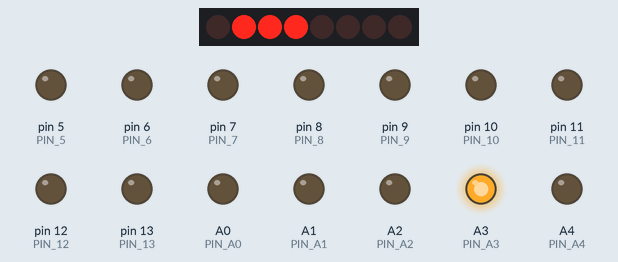
A program run on a simulated Arduino Nano, built with avr-gcc and run on an emulated ATmega328P. Parts: 8 shift-register outputs drawn as a row of LEDs (first output left, lit = HIGH), output pins drawn as LEDs (lit = HIGH). Wiring (inferred from the names in the program): shift register (74HC595): data pin 2; shift clock pin 4; latch pin 3. Wiring (inferred from the signals the program sends): row of LEDs: on Q0, Q1, Q2, Q3, Q4, Q5, Q6, Q7. Pins used as bus, display or sensor lines are not drawn.

Above: at 0.5 s.
At 1.5 s:
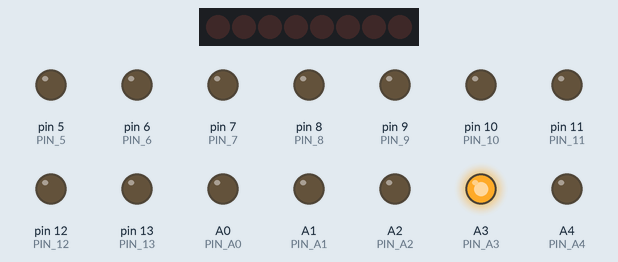
Timing chart, 0 to 3.0 s (numbered marks = the images above):
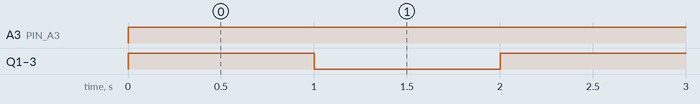

The program:

main.cpp
```cpp
#include <Arduino.h>


#define PIN_5 5
#define PIN_6 6
#define PIN_7 7
#define PIN_8 8
#define PIN_9 9
#define PIN_10 10
#define PIN_11 11
#define PIN_12 12
#define PIN_13 13

#define PIN_A0 A0
#define PIN_A1 A1
#define PIN_A2 A2
#define PIN_A3 A3
#define PIN_A4 A4
#define PIN_A5 A5
#define PIN_A6 A6
#define PIN_A7 A7

const int dataPin = 2;   // ds
const int latchPin = 3;  // stcp
const int clockPin = 4;  // shcp

void setup() {

    pinMode(PIN_5, OUTPUT);
    pinMode(PIN_6, OUTPUT);
    pinMode(PIN_7, OUTPUT);
    pinMode(PIN_8, OUTPUT);
    pinMode(PIN_9, OUTPUT);
    pinMode(PIN_10, OUTPUT);
    pinMode(PIN_11, OUTPUT);
    pinMode(PIN_12, OUTPUT);
    pinMode(PIN_13, OUTPUT);

    // Инициализация аналоговых пинов как цифровых
    pinMode(PIN_A0, OUTPUT);
    pinMode(PIN_A1, OUTPUT);
    pinMode(PIN_A2, OUTPUT);
    pinMode(PIN_A3, OUTPUT);
    pinMode(PIN_A4, OUTPUT);
    pinMode(PIN_A5, OUTPUT);

    pinMode(PIN_A6, INPUT);

    pinMode(dataPin, OUTPUT);
    pinMode(latchPin, OUTPUT);
    pinMode(clockPin, OUTPUT);
}

void loop() {
  digitalWrite(PIN_A3, HIGH);


  byte ledData = 0b00001110;

  digitalWrite(latchPin, LOW);
  shiftOut(dataPin, clockPin, MSBFIRST, ledData);
  digitalWrite(latchPin, HIGH);

  delay(1000);

  ledData = 0b00000000;

  digitalWrite(latchPin, LOW);
  shiftOut(dataPin, clockPin, MSBFIRST, ledData);
  digitalWrite(latchPin, HIGH);

  delay(1000);
}
```

Measured:
- by itself, A3 (PIN_A3): LOW → HIGH at 0.00 s
- by itself, Q1–3: alternates HIGH for 1.0 s and LOW for 1.0 s
